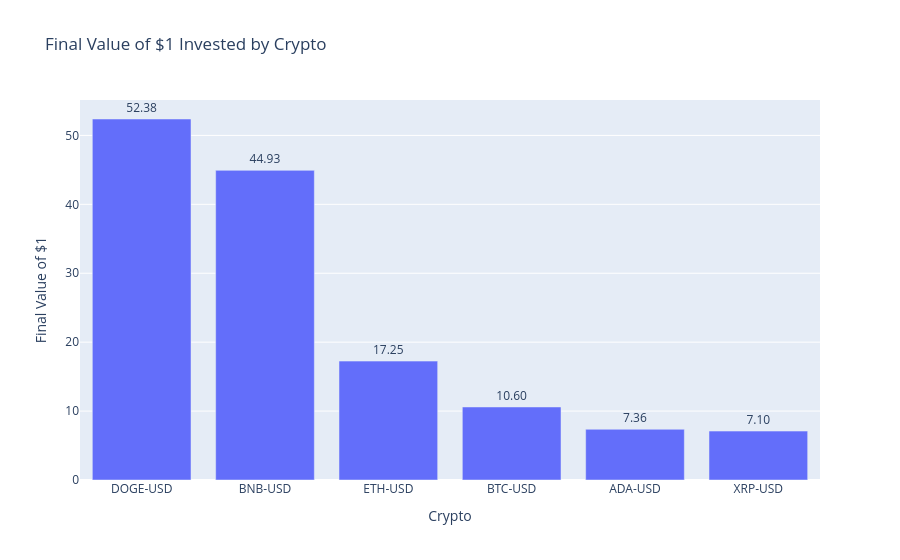

Notebook code cell kept with this figure:
### Code cell
fig = px.bar(
    final_growth_df,
    x="Crypto",
    y="Final Value of $1",
    title="Final Value of $1 Invested by Crypto",
    text="Final Value of $1"
)
fig.update_traces(texttemplate="%{text:.2f}", textposition="outside")
fig.show()

# we used fig, so we can update texttemplate and textposition, just for decoraton...

### Figure 1 — Plotly figure (JSON) as saved in the notebook; plotly's stock layout.template omitted (floating-point values rounded to 4 significant figures)
{"data": [{"hovertemplate": "Crypto=%{x}<br>Final Value of $1=%{text}<extra></extra>", "legendgroup": "", "marker": {"color": "#636efa", "pattern": {"shape": ""}}, "name": "", "orientation": "v", "showlegend": false, "text": [52.38, 44.93, 17.25, 10.6, 7.358, 7.097], "textposition": "outside", "x": ["DOGE-USD", "BNB-USD", "ETH-USD", "BTC-USD", "ADA-USD", "XRP-USD"], "xaxis": "x", "y": [52.38, 44.93, 17.25, 10.6, 7.358, 7.097], "yaxis": "y", "type": "bar", "texttemplate": "%{text:.2f}"}], "layout": {"xaxis": {"anchor": "y", "domain": [0.0, 1.0], "title": {"text": "Crypto"}}, "yaxis": {"anchor": "x", "domain": [0.0, 1.0], "title": {"text": "Final Value of $1"}}, "legend": {"tracegroupgap": 0}, "title": {"text": "Final Value of $1 Invested by Crypto"}, "barmode": "relative"}}
